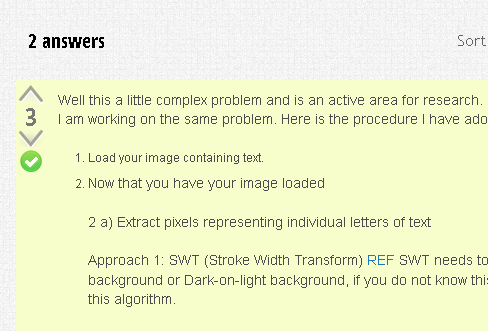
#> input picture 1.png, 488 x 331 px
$ jupyter execute --allow-errors textDetect.ipynb
#> lines starting #> are read from the running program, lines starting #| are printed output that depends on the picture; after the words box and inside, x2 and y2 are one past the last pixel; in counts of white or black regions, pixels touching at a corner belong together
[cell 1]
import pytesseract
import cv2

originalImg = cv2.imread('1.png')
#> originalImg is the input picture: shape (331, 488, 3); mean B, G, R 208.7, 243.5, 238.4
originalImg = cv2.resize(originalImg, None, fx=2.5, fy=2.5)
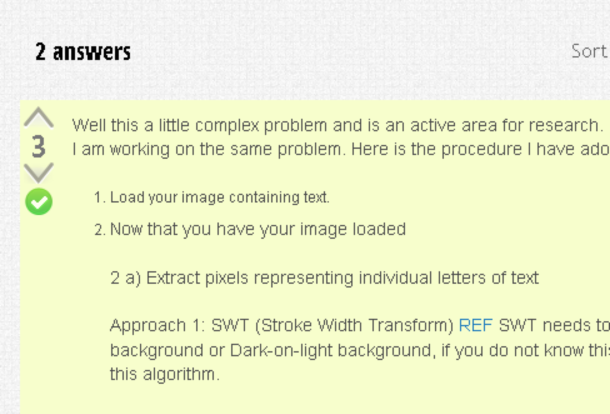
#> originalImg: shape (828, 1220, 3) (shown at 1/2 size); mean B, G, R 208.6, 243.4, 238.4
img = cv2.cvtColor(originalImg, cv2.COLOR_BGR2GRAY)
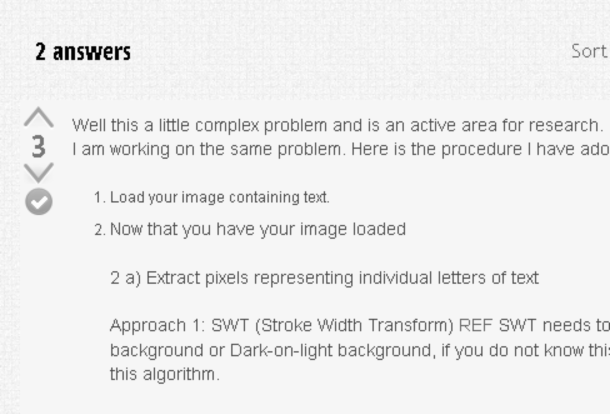
#> img: shape (828, 1220) (shown at 1/2 size); min 0, max 255, mean 237.8
_,img = cv2.threshold(img,100,255,cv2.THRESH_BINARY)
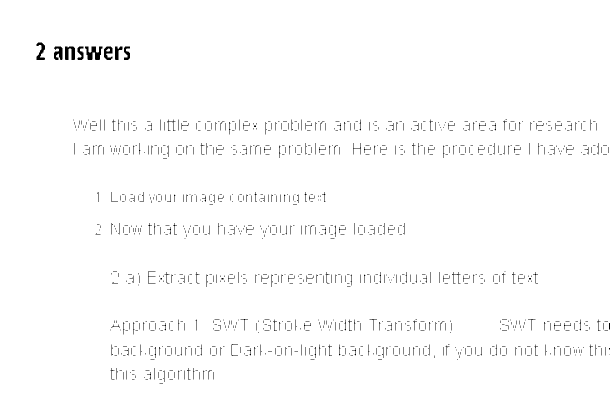
#> img: shape (828, 1220) (shown at 1/2 size); 98.6% white; black in thin lines or dots, all inside (x1, y1, x2, y2) = (73, 85, 1220, 767)

h, w = img.shape
#> h = 828; w = 1220

#> (the rest of this cell did not finish here and is left out)
